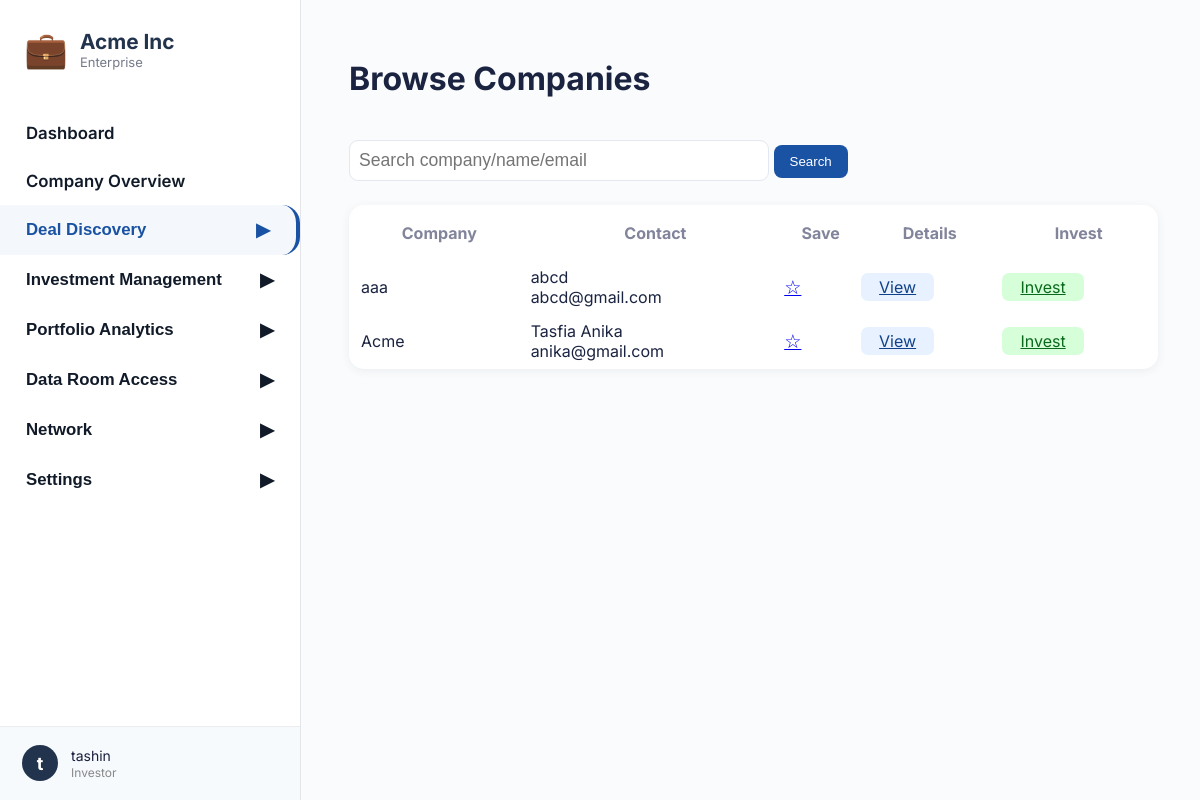
/api/investor/deal-discovery/browse/ (signed in), run on the app's committed database.
### core/models.py (models this page shows, shortened)
class StartupProfile(models.Model):
    user = models.OneToOneField(User, on_delete=models.CASCADE, related_name='startup_profile')
    startup_name = models.CharField(max_length=150)
    role = models.CharField(max_length=100)
    email = models.EmailField()
    website = models.CharField(max_length=255)
    heard_about = models.CharField(max_length=50)
    description = models.TextField()
    audience = models.TextField()
    tech_component = models.TextField()
    your_edge = models.TextField()
    pitch_deck_url = models.CharField(max_length=255)
    startup_stage = models.CharField(max_length=50)
    problem = models.TextField()
    solution = models.TextField()
    market_research = models.CharField(max_length=20)
    business_model_mind = models.CharField(max_length=50)
    working_time = models.CharField(max_length=50)
    cofounder = models.CharField(max_length=20)
    support_needed = models.TextField()
    has_mvp = models.CharField(max_length=10)
    tested_with_customers = models.CharField(max_length=10)
    funding_source = models.CharField(max_length=100)
    early_users = models.CharField(max_length=10)
    generated_revenue = models.CharField(max_length=20)
    stage3_challenges = models.TextField()
    stage3_support = models.TextField()
    business_model = models.TextField()
    paying_customers = models.CharField(max_length=50)
    annual_revenue_4 = models.CharField(max_length=50)
    external_funding = models.CharField(max_length=50)
    acquisition_strategies = models.TextField()
    team_size = models.CharField(max_length=50)
    stage4_challenges = models.TextField()
    stage4_support = models.TextField()
    annual_revenue_5 = models.CharField(max_length=50)
    active_customers_5 = models.CharField(max_length=50)
    markets_operating = models.CharField(max_length=100)
    expansion_plans = models.TextField()
    stage5_challenges = models.TextField()
    is_approved = models.BooleanField(default=False)
    is_onboarded = models.BooleanField(default=False)
    complete_profile_submitted = models.BooleanField(default=False)
    submitted_at = models.DateTimeField(auto_now_add=True)
    arr = models.FloatField(
        null=True, blank=True, verbose_name="Annual Recurring Revenue (ARR)"
    )
    arpu = models.FloatField(
        null=True, blank=True, verbose_name="Average Revenue Per User (ARPU)"
    )
    monthly_burn = models.FloatField(null=True, blank=True)
    cash_balance = models.FloatField(null=True, blank=True)
    ltv_cac_ratio = models.FloatField(null=True, blank=True)
    operating_expenses = models.FloatField(null=True, blank=True)
    debt_obligations = models.TextField(null=True, blank=True)
    capital_raised = models.FloatField(null=True, blank=True)
    currently_raising = models.FloatField(null=True, blank=True)
    equity_offered = models.FloatField(null=True, blank=True)
    financial_forecast = models.FileField(
        upload_to='financial_forecasts/', null=True, blank=True
    )

### core/views.py (the view)
# urls.py: path('investor/deal-discovery/browse/', browse_companies, name='browse_companies'),
@login_required
def browse_companies(request):
    investor_profile = getattr(request.user, 'investor_profile', None)
    startups = StartupProfile.objects.filter(is_onboarded=True)
    saved = set(
        InvestorCompanySave.objects.filter(investor=request.user)
        .values_list('startup_id', flat=True)
    )
    invested = set()
    if investor_profile:
        invested = set(
            InvestorInvestment.objects.filter(investor=investor_profile)
            .values_list('startup_id', flat=True)
        )
    return render(request, "browse_companies.html", {
        "section": "deal_discovery",
        "subsection": "browse_companies",
        "startups": startups,
        "saved": saved,
        "invested": invested,
    })

### core/templates/browse_companies.html (shortened to what this page needs)
{% extends "investor_base.html" %}
{% block content %}
<h1 style="font-weight:700;">Browse Companies</h1>
<form method="GET">
    <input type="text" name="q" placeholder="Search company/name/email"
           style="width:400px; padding:9px; font-size:1.1rem; border-radius:9px; border:1.2px solid #e3e7ef; margin:20px 0 24px 0;">
    <button type="submit" style="padding:9px 16px; border-radius:8px; border:none; background:#1a52a4; color:#fff;">Search</button>
</form>
<table style="width:100%; background:#fff; border-radius:15px; box-shadow:0 2px 10px #eaeef2;">
    <tr style="font-weight:600; color:#81849b;">
        <th style="padding:16px 10px;">Company</th>
        <th>Contact</th>
        <th>Save</th>
        <th>Details</th>
        <th>Invest</th>
    </tr>
    {% for startup in startups %}
    <tr style="border-top:1px solid #eee;">
        <td style="padding:16px 10px;">{{ startup.startup_name }}</td>
        <td>{{ startup.user.get_full_name }}<br>{{ startup.email }}</td>
        <td>
            {% if startup.id in saved %}
                <span style="color:green;">&#10003;</span>
            {% else %}
                <a href="{% url 'save_company' startup.id %}" title="Save">
                    <span style="font-size:1.2em;">&#9734;</span>
                </a>
            {% endif %}
        </td>
        <td>
            <a href="#" style="padding:4px 18px; border-radius:7px; background:#e7f1ff; color:#114288;">View</a>
        </td>
        <td>
            {% if startup.id in invested %}
                <span style="color:green;">Invested</span>
            {% else %}
                <a href="{% url 'invest_in_company' startup.id %}" style="padding:4px 18px; border-radius:7px; background:#d6ffd9; color:#0a691c;">Invest</a>
            {% endif %}
        </td>
    </tr>
    {% empty %}
    <tr><td colspan="5" style="padding:40px;text-align:center;">No companies found.</td></tr>
    {% endfor %}
</table>
{% endblock %}

### core/templates/investor_base.html (shortened to what this page needs)
{% load static %}
<!DOCTYPE html>
<html lang="en">
<head>
</head>
<body>
<div class="layout">
    <nav class="sidebar">
        <div class="logo-box">
            <span class="logo-icon">&#128188;</span>
            <div>
                <div class="sidebar-title">Acme Inc</div>
                <div class="sidebar-subtitle">Enterprise</div>
            </div>
        </div>
        <ul class="sidebar-nav">
            <li>
                <a href="{% url 'investor_dashboard' %}" class="sidebar-link {% if section == 'dashboard' %}active{% endif %}">Dashboard</a>
            </li>
            <li>
                <a href="{% url 'investor_company_overview' %}" class="sidebar-link {% if section == 'company' %}active{% endif %}">Company Overview</a>
            </li>
            <li>
                <button class="sidebar-toggle {% if section == 'deal_discovery' %}active{% endif %}" aria-expanded="false" type="button">
                    Deal Discovery
                    <span class="arrow">&#9654;</span>
                </button>
            </li>
            <li>
                <button class="sidebar-toggle" aria-expanded="false" type="button">
                    Investment Management
                    <span class="arrow">&#9654;</span>
                </button>
            </li>
            <li>
                <button class="sidebar-toggle" aria-expanded="false" type="button">
                    Portfolio Analytics
                    <span class="arrow">&#9654;</span>
                </button>
            </li>
            <li>
                <button class="sidebar-toggle" aria-expanded="false" type="button">
                    Data Room Access
                    <span class="arrow">&#9654;</span>
                </button>
            </li>
            <li>
                <button class="sidebar-toggle" aria-expanded="false" type="button">
                    Network
                    <span class="arrow">&#9654;</span>
                </button>
            </li>
            <li>
                <button class="sidebar-toggle" aria-expanded="false" type="button">
                    Settings
                    <span class="arrow">&#9654;</span>
                </button>
            </li>
        </ul>
        <div class="sidebar-footer">
            <div class="sidebar-footer-circle">{{ request.user.first_name|default:"N"|slice:":1" }}</div>
            <div class="sidebar-footer-details">
                <span>{{ request.user.get_full_name|default:request.user.username }}</span>
                <small>Investor</small>
            </div>
        </div>
    </nav>
    <div class="main-content">
        {% block content %}{% endblock %}
    </div>
</div>
</body>
</html>

### core/templates/investor_base.html (style rules this page uses)
html, body { height: 100%; margin: 0; }
body { font-family: 'Inter', sans-serif; background: #fafbfc; color: #1a2340; }
.layout { display: flex; min-height: 100vh; }
.sidebar { width: 300px; background: #fff; border-right: 1.5px solid #e3e5e8; display: flex; flex-direction: column; height: 100vh; position: relative; overflow-y: auto; }
.sidebar .logo-box { display: flex; align-items: center; gap: 12px; padding: 28px 24px 10px 24px; }
.sidebar .logo-icon { font-size: 2.2rem; color: #22284b; }
.sidebar-title { font-weight: 700; font-size: 1.3rem; color: #22334d; }
.sidebar-subtitle { font-size: 13px; color: #757a8a; }
.sidebar-nav { list-style: none; padding: 0; margin: 28px 0 0 0; flex: 1; }
.sidebar-link, .sidebar-toggle { display: flex; align-items: center; padding: 14px 26px; gap: 10px; color: #111a28; text-decoration: none; font-weight: 600; font-size: 1.05rem; border: none; background: none; cursor: pointer; width: 100%; outline: none; transition: background .12s, color .13s; }
.sidebar-link.active, .sidebar-toggle.active { background: #f4f7fb; color: #1952a3; border-right: 4px solid #1a52a4; border-radius: 0 18px 18px 0; }
.sidebar-toggle .arrow { margin-left: auto; transition: transform .13s; }
.sidebar-footer { position: sticky; bottom: 0; left: 0; width: 100%; padding: 18px 18px 19px 22px; border-top: 1px solid #ececec; background: #f6fafd; display: flex; align-items: center; gap: 13px; }
.sidebar-footer-circle { width: 36px; height: 36px; border-radius: 50%; background: #22334d; color: #fff; display: flex; align-items: center; justify-content: center; font-size: 18px; font-weight: 700; }
.sidebar-footer-details { display: flex; flex-direction: column; gap: 1px; }
.sidebar-footer-details span { font-size: 14px; color: #191f3d; }
.sidebar-footer-details small { font-size: 12px; color: #888; }
.main-content { flex: 1; padding: 38px 42px 44px 48px; }
.arrow { font-size: 1.08em; }

### data on the page
StartupProfile: startup_name "aaa", user.get_full_name "abcd", email "abcd@gmail.com", shows "Invest"
StartupProfile: startup_name "Acme", user.get_full_name "Tasfia Anika", email "anika@gmail.com", shows "Invest"

### other printed values
{{ request.user.first_name|default:"N"|slice:":1" }} "t"
{{ request.user.get_full_name|default:request.user.username }} "tashin"
